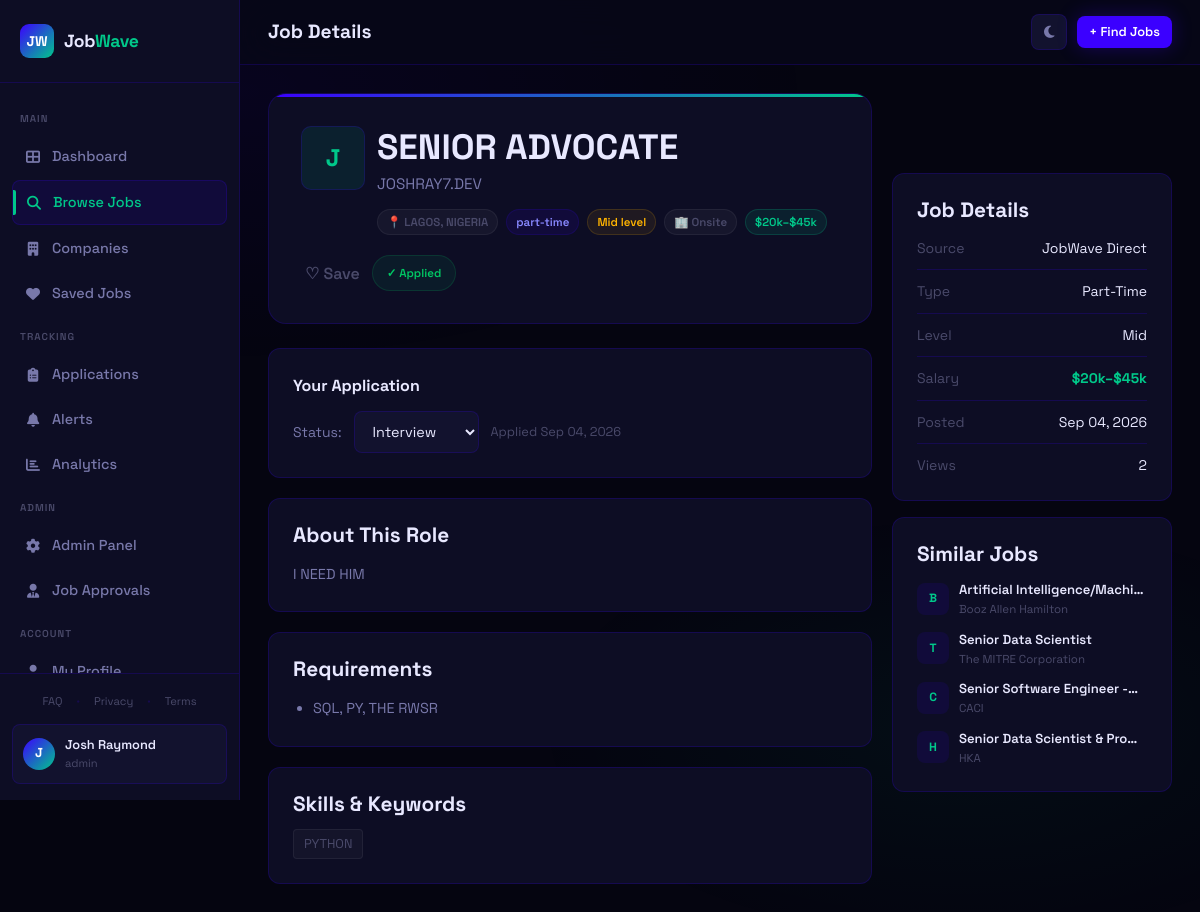
Before: /jobs/1537 (signed in) with the older database file.
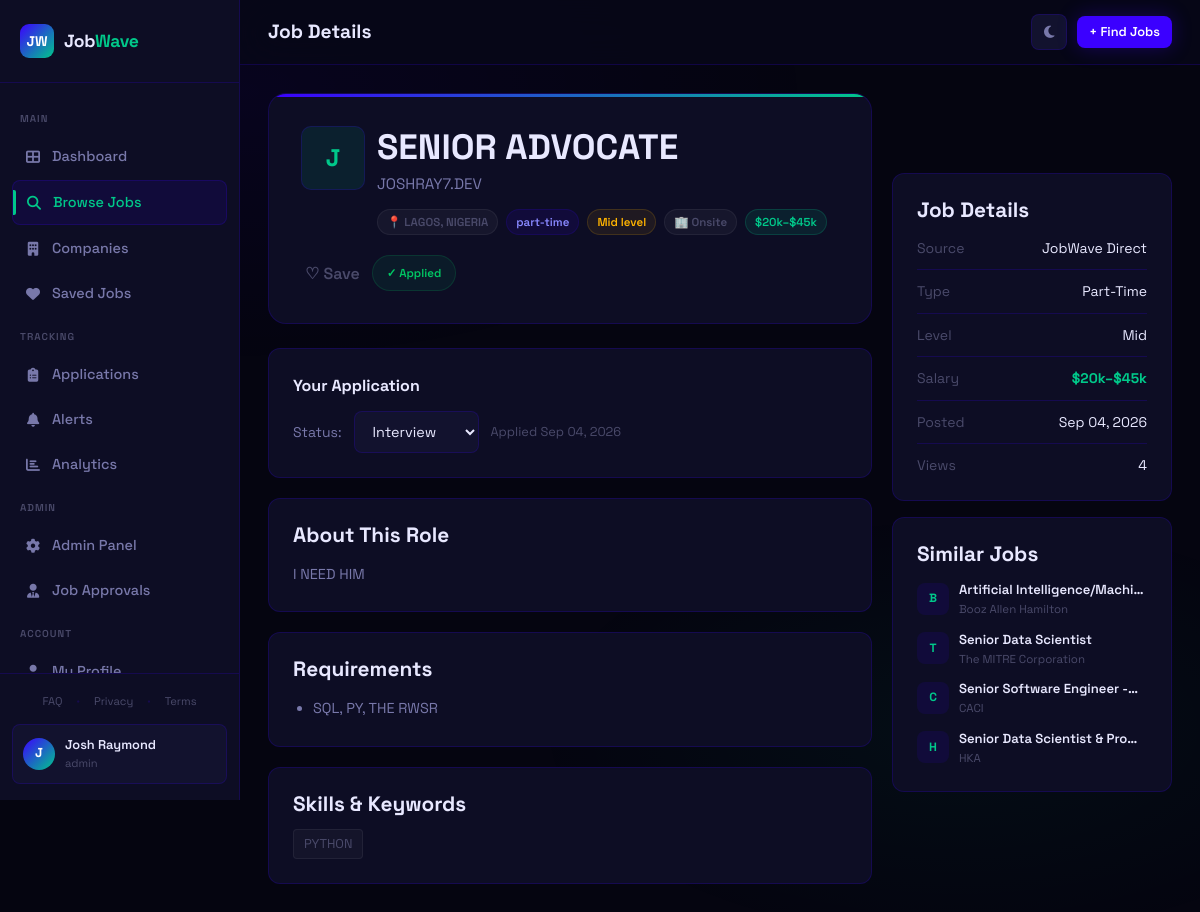
After: the same page with the newer database file.
### app.py (models this page shows, shortened)
class User(db.Model):
    id = db.Column(db.Integer, primary_key=True)
    name = db.Column(db.String(120), nullable=False)
    email = db.Column(db.String(120), unique=True, nullable=False)
    password_hash = db.Column(db.String(256), nullable=False)
    role = db.Column(db.String(20), default='user')
    created_at = db.Column(db.DateTime, default=datetime.utcnow)
    is_active = db.Column(db.Boolean, default=True)
    saved_jobs = db.relationship('SavedJob', backref='user', lazy=True, cascade='all, delete-orphan')
    applications = db.relationship('Application', backref='user', lazy=True, cascade='all, delete-orphan')
    alerts = db.relationship('Alert', backref='user', lazy=True, cascade='all, delete-orphan')
    profile = db.relationship('UserProfile', backref='user', uselist=False, cascade='all, delete-orphan')
    username = db.Column(db.String(50), unique=True, nullable=True)
    @property
    def is_authenticated(self): return True

class Job(db.Model):
    id = db.Column(db.Integer, primary_key=True)
    title = db.Column(db.String(200), nullable=False)
    company = db.Column(db.String(200), nullable=False)
    location = db.Column(db.String(200))
    job_type = db.Column(db.String(50))          # full-time | part-time | remote | contract
    experience = db.Column(db.String(50))         # entry | mid | senior
    salary_min = db.Column(db.Integer)
    salary_max = db.Column(db.Integer)
    description = db.Column(db.Text)
    requirements = db.Column(db.Text)
    source = db.Column(db.String(100))
    source_url = db.Column(db.String(500))
    source_id = db.Column(db.String(200), unique=True)  # duplicate detection
    tags = db.Column(db.String(500))
    is_active = db.Column(db.Boolean, default=True)
    scraped_at = db.Column(db.DateTime, default=datetime.utcnow)
    posted_at = db.Column(db.DateTime)
    views = db.Column(db.Integer, default=0)
    posted_to_whatsapp = db.Column(db.Boolean, default=False)
    posted_by_user_id = db.Column(db.Integer, db.ForeignKey('user.id'), nullable=True)
    approval_status = db.Column(db.String(20), default='approved')  # pending | approved | rejected
    rejection_reason = db.Column(db.String(500))
    @property
    def work_arrangement(self):
        text = f"{self.job_type or ''} {self.location or ''} {(self.description or '')[:300]}".lower()
        if 'hybrid' in text:
            return 'Hybrid'
        if 'remote' in text or self.job_type == 'remote':
            return 'Remote'
        return 'Onsite'

class Application(db.Model):
    id = db.Column(db.Integer, primary_key=True)
    user_id = db.Column(db.Integer, db.ForeignKey('user.id'), nullable=False)
    job_id = db.Column(db.Integer, db.ForeignKey('job.id'), nullable=False)
    status = db.Column(db.String(50), default='applied')  # applied|interview|offer|rejected|withdrawn
    notes = db.Column(db.Text)
    applied_at = db.Column(db.DateTime, default=datetime.utcnow)
    updated_at = db.Column(db.DateTime, default=datetime.utcnow, onupdate=datetime.utcnow)
    cover_note = db.Column(db.Text)
    resume_link = db.Column(db.String(500))
    job = db.relationship('Job')
    applicant = db.relationship('User', foreign_keys=[user_id], overlaps="applications,user")

### app.py (the view)
@app.route('/jobs/<int:job_id>')
@login_required
def job_detail(job_id):
    job = Job.query.get_or_404(job_id)
    job.views += 1
    db.session.commit()
    if job.description:
        soup = BeautifulSoup(job.description, "html.parser")
        for tag in soup.find_all(True):
            tag.attrs = {}
        job.description = str(soup)
    else:
        job.description = ""
    is_saved = SavedJob.query.filter_by(
        user_id=current_user.id,
        job_id=job_id
    ).first() is not None
    application = Application.query.filter_by(
        user_id=current_user.id,
        job_id=job_id
    ).first()
    similar = Job.query.filter(
        Job.id != job_id,
        Job.is_active == True,
        Job.title.ilike(f'%{job.title.split()[0]}%')
    ).limit(4).all()
    return render_template(
        'job_detail.html',
        job=job,
        is_saved=is_saved,
        application=application,
        similar=similar
    )

### templates/job_detail.html (shortened to what this page needs)
{% extends 'base.html' %}
{% block page_title %}Job Details{% endblock %}
{% block content %}
<div class="job-detail-grid">
  <div class="job-detail-main">
    <div class="job-detail-header">
      <div class="job-detail-top">
        <div class="company-logo job-detail-logo">{{ job.company[0] }}</div>
        <div style="flex:1;min-width:0;">
          <h2 style="margin-bottom:4px;">{{ job.title }}</h2>
          <div style="font-size:0.95rem;color:var(--text-dim);margin-bottom:12px;">{{ job.company }}</div>
          <div style="display:flex;flex-wrap:wrap;gap:8px;">
            {% if job.location %}<span class="badge badge-gray">📍 {{ job.location }}</span>{% endif %}
            <span class="badge badge-indigo">{{ job.job_type or 'full-time' }}</span>
            {% if job.experience %}<span class="badge badge-amber">{{ job.experience|title }} level</span>{% endif %}
            {% set arrangement = job.work_arrangement %}
            <span class="badge {% if arrangement == 'Remote' %}badge-mint{% elif arrangement == 'Hybrid' %}badge-amber{% else %}badge-gray{% endif %}">
              {% if arrangement == 'Remote' %}🌐{% elif arrangement == 'Hybrid' %}🔀{% else %}🏢{% endif %} {{ arrangement }}
            </span>
            {% if job.salary_min %}
            <span class="badge badge-mint">${{ '{:,.0f}'.format(job.salary_min/1000) }}k–${{ '{:,.0f}'.format(job.salary_max/1000) }}k</span>
            {% else %}
            <span class="badge badge-gray" style="opacity:0.7;">🔒 Salary not disclosed</span>
            {% endif %}
          </div>
        </div>
      </div>
      <div class="job-detail-actions">
        <button class="save-btn btn btn-outline btn-sm {% if is_saved %}saved{% endif %}" data-job-id="{{ job.id }}">
          {{ '♥ Saved' if is_saved else '♡ Save' }}
        </button>
        {% if job.source == 'JobWave Direct' %}
          {% if application %}
          <span class="badge badge-green" style="padding:8px 14px;">✓ Applied</span>
          {% else %}
          <a href="{{ url_for('apply_to_job', job_id=job.id) }}" class="btn btn-mint btn-sm">Apply Now</a>
          {% endif %}
        {% endif %}
      </div>
    </div>
    {% if application %}
    <div class="card" style="margin-bottom:20px;">
      <div style="font-weight:700;margin-bottom:12px;">Your Application</div>
      <div style="display:flex;align-items:center;gap:12px;flex-wrap:wrap;">
        <span style="font-size:0.875rem;color:var(--text-dim);">Status:</span>
        <select class="form-control status-select" data-app-id="{{ application.id }}" style="width:auto;">
          {% for s in ['applied','interview','offer','rejected','withdrawn'] %}
          <option value="{{ s }}" {% if application.status == s %}selected{% endif %}>{{ s|title }}</option>
          {% endfor %}
        </select>
        <span style="font-size:0.8rem;color:var(--text-muted);">Applied {{ application.applied_at.strftime('%b %d, %Y') }}</span>
      </div>
    </div>
    {% endif %}
    <div class="card" style="margin-bottom:20px;">
      <h3 style="margin-bottom:14px;">About This Role</h3>
      <div style="color:var(--text-dim);line-height:1.75;font-size:0.9rem;white-space:pre-line;word-break:break-word;overflow-wrap:anywhere;">{{ job.description | safe }}</div>
    </div>
    {% if job.requirements %}
    <div class="card" style="margin-bottom:20px;">
      <h3 style="margin-bottom:14px;">Requirements</h3>
      <ul style="color:var(--text-dim);font-size:0.9rem;line-height:1.8;padding-left:20px;">
        {% for req in job.requirements.split('\n') %}
        {% if req.strip() %}<li>{{ req.strip() }}</li>{% endif %}
        {% endfor %}
      </ul>
    </div>
    {% endif %}
    {% if job.tags %}
    <div class="card">
      <h3 style="margin-bottom:12px;">Skills & Keywords</h3>
      <div class="job-tags" style="gap:8px;">
        {% for tag in job.tags.split(',') %}
        <a href="{{ url_for('jobs', q=tag.strip()) }}" class="tag" style="font-size:0.8rem;padding:4px 10px;cursor:pointer;">{{ tag.strip() }}</a>
        {% endfor %}
      </div>
    </div>
    {% endif %}
  </div>
  <div class="job-detail-side">
    <div class="card">
      <h3 style="margin-bottom:14px;">Job Details</h3>
      <div style="display:flex;flex-direction:column;gap:10px;font-size:0.875rem;">
        <div style="display:flex;justify-content:space-between;"><span style="color:var(--text-muted);">Source</span><span>{{ job.source }}</span></div>
        <div class="divider" style="margin:0;"></div>
        <div style="display:flex;justify-content:space-between;"><span style="color:var(--text-muted);">Type</span><span>{{ (job.job_type or 'full-time')|title }}</span></div>
        <div class="divider" style="margin:0;"></div>
        <div style="display:flex;justify-content:space-between;"><span style="color:var(--text-muted);">Level</span><span>{{ (job.experience or 'N/A')|title }}</span></div>
        {% if job.salary_min %}
        <div class="divider" style="margin:0;"></div>
        <div style="display:flex;justify-content:space-between;"><span style="color:var(--text-muted);">Salary</span><span style="color:var(--mint);font-weight:700;">${{ '{:,.0f}'.format(job.salary_min/1000) }}k–${{ '{:,.0f}'.format(job.salary_max/1000) }}k</span></div>
        {% endif %}
        <div class="divider" style="margin:0;"></div>
        <div style="display:flex;justify-content:space-between;"><span style="color:var(--text-muted);">Posted</span><span>{{ job.posted_at.strftime('%b %d, %Y') if job.posted_at else 'N/A' }}</span></div>
        <div class="divider" style="margin:0;"></div>
        <div style="display:flex;justify-content:space-between;"><span style="color:var(--text-muted);">Views</span><span>{{ job.views }}</span></div>
      </div>
    </div>
    {% if similar %}
    <div class="card" style="margin-top:16px;">
      <h3 style="margin-bottom:12px;">Similar Jobs</h3>
      <div style="display:flex;flex-direction:column;gap:10px;">
        {% for s in similar %}
        <a href="{{ url_for('job_detail', job_id=s.id) }}" style="display:flex;align-items:center;gap:10px;text-decoration:none;color:var(--text);">
          <div style="width:32px;height:32px;border-radius:8px;background:var(--indigo-dim);display:flex;align-items:center;justify-content:center;font-size:12px;font-weight:800;color:var(--mint);flex-shrink:0;">{{ s.company[0] }}</div>
          <div style="flex:1;min-width:0;">
            <div style="font-size:0.82rem;font-weight:600;white-space:nowrap;overflow:hidden;text-overflow:ellipsis;">{{ s.title }}</div>
            <div style="font-size:0.72rem;color:var(--text-muted);">{{ s.company }}</div>
          </div>
        </a>
        {% endfor %}
      </div>
    </div>
    {% endif %}
  </div>
</div>
{% endblock %}

### templates/base.html (shortened to what this page needs)
<!DOCTYPE html>
<html lang="en">
<head>
  <link rel="stylesheet" href="{{ url_for('static', filename='css/style.css') }}">
  <link rel="stylesheet" href="https://cdnjs.cloudflare.com/ajax/libs/font-awesome/6.5.0/css/all.min.css">
</head>
<body>
{% if current_user.is_authenticated %}
<div class="wrapper">
  <aside class="sidebar">
    <div class="sidebar-logo">
      <div class="logo-mark">JW</div>
      <div class="logo-text">Job<span>Wave</span></div>
    </div>
    <nav class="sidebar-nav">
      <span class="nav-section-label">Main</span>
      <a href="{{ url_for('dashboard') }}" class="nav-link {% if request.endpoint == 'dashboard' %}active{% endif %}">
        <span class="nav-icon"><i class="fa-solid fa-table-cells-large"></i></span> Dashboard
      </a>
      <a href="{{ url_for('jobs') }}" class="nav-link {% if request.endpoint in ['jobs','job_detail'] %}active{% endif %}">
        <span class="nav-icon"><i class="fa-solid fa-magnifying-glass"></i></span> Browse Jobs
      </a>
      <a href="{{ url_for('companies') }}" class="nav-link {% if request.endpoint in ['companies','company_page'] %}active{% endif %}">
        <span class="nav-icon"><i class="fa-solid fa-building"></i></span> Companies
      </a>
      <a href="{{ url_for('saved_jobs') }}" class="nav-link {% if request.endpoint == 'saved_jobs' %}active{% endif %}">
        <span class="nav-icon"><i class="fa-solid fa-heart"></i></span> Saved Jobs
      </a>
      <span class="nav-section-label">Tracking</span>
      <a href="{{ url_for('applications') }}" class="nav-link {% if request.endpoint == 'applications' %}active{% endif %}">
        <span class="nav-icon"><i class="fa-solid fa-clipboard-list"></i></span> Applications
      </a>
      <a href="{{ url_for('alerts') }}" class="nav-link {% if request.endpoint == 'alerts' %}active{% endif %}">
        <span class="nav-icon"><i class="fa-solid fa-bell"></i></span> Alerts
      </a>
      <a href="{{ url_for('analytics') }}" class="nav-link {% if request.endpoint == 'analytics' %}active{% endif %}">
        <span class="nav-icon"><i class="fa-solid fa-chart-bar"></i></span> Analytics
      </a>
      {% if current_user.role == 'admin' %}
      <span class="nav-section-label">Admin</span>
      <a href="{{ url_for('admin') }}" class="nav-link {% if request.endpoint == 'admin' %}active{% endif %}">
        <span class="nav-icon"><i class="fa-solid fa-gear"></i></span> Admin Panel
      </a>
      <a href="{{ url_for('employer_job_queue') }}" class="nav-link {% if request.endpoint == 'employer_job_queue' %}active{% endif %}">
        <span class="nav-icon"><i class="fa-solid fa-user-tie"></i></span> Job Approvals
      </a>
      {% endif %}
      <span class="nav-section-label">Account</span>
      <a href="{{ url_for('profile') }}" class="nav-link {% if request.endpoint == 'profile' %}active{% endif %}">
        <span class="nav-icon"><i class="fa-solid fa-user"></i></span> My Profile
      </a>
    </nav>
    <div class="sidebar-footer">
      <div style="padding:0 12px 10px;display:flex;gap:6px;align-items:center;justify-content:center;">
        <a href="{{ url_for('faq') }}" style="font-size:0.7rem;color:var(--text-muted);padding:3px 8px;border-radius:4px;transition:var(--transition);">FAQ</a>
        <span style="color:var(--border);font-size:0.6rem;">•</span>
        <a href="{{ url_for('privacy') }}" style="font-size:0.7rem;color:var(--text-muted);padding:3px 8px;border-radius:4px;transition:var(--transition);">Privacy</a>
        <span style="color:var(--border);font-size:0.6rem;">•</span>
        <a href="{{ url_for('terms') }}" style="font-size:0.7rem;color:var(--text-muted);padding:3px 8px;border-radius:4px;transition:var(--transition);">Terms</a>
      </div>
      <div class="user-card">
        <div class="user-avatar">{{ current_user.name[0].upper() }}</div>
        <div class="user-info">
          <div class="user-name">{{ current_user.name }}</div>
          <div class="user-role">{{ current_user.role }}</div>
        </div>
      </div>
    </div>
  </aside>
  <main class="main">
    <div class="topbar">
      <div style="display:flex;align-items:center;gap:12px;">
        <div class="topbar-title">
          <h1>{% block page_title %}Dashboard{% endblock %}</h1>
        </div>
      </div>
      <div class="topbar-actions">
        <button class="theme-toggle" id="theme-toggle" title="Toggle light/dark mode">
          <i class="fa-solid fa-moon" id="theme-icon"></i>
        </button>
        {% block topbar_actions %}
        <a href="{{ url_for('jobs') }}" class="btn btn-primary btn-sm">+ Find Jobs</a>
        {% endblock %}
      </div>
    </div>
    <div class="page-content">
      {% block content %}{% endblock %}
    </div>
  </main>
</div>
{% else %}
  {% block public_content %}{% endblock %}
{% endif %}
</body>
</html>

Changed rows visible on the page:
changed Job "SQL, PY, THE RWSR": views "2" → "4"
